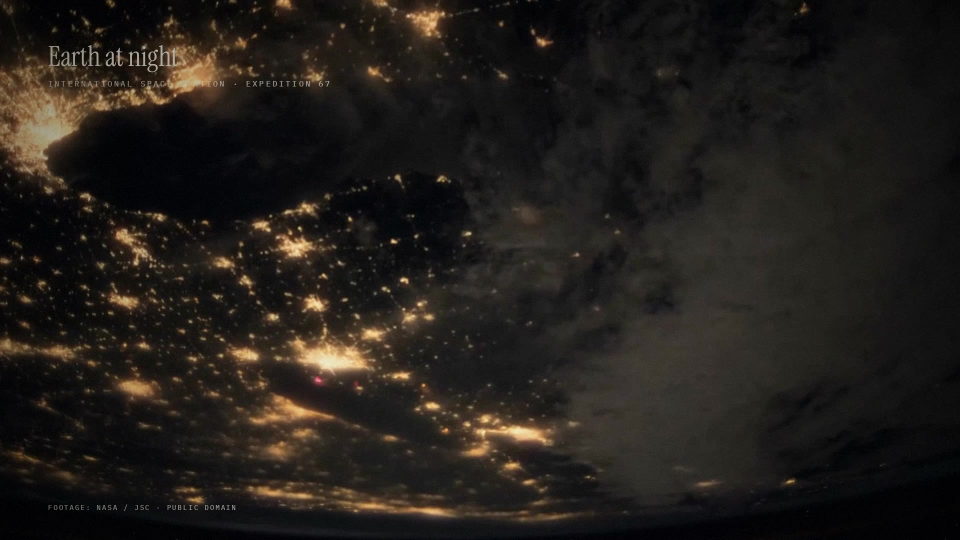
#> input picture renders/footage-lab/stills/t003.5.jpg, 1920 x 1080 px (shown at 1/2 size); its folder holds only this picture in this run
$ python density.py
#> lines starting #> are read from the running program, lines starting #| are printed output that depends on the picture; after the words box and inside, x2 and y2 are one past the last pixel; in counts of white or black regions, pixels touching at a corner belong together
#!/usr/bin/env python3
"""Density gate for the ep10 hero frames (hyperframes-engine-test.md §4.1/§12): edge density = share of pixels with a luma
gradient > 24 at 960x540 (target >= 6 %), colour bins = 3-bit-per-channel bins covering > 0.2 % of the frame (target >= 20),
plus bible §1.3 stats (mean L, mean S, red share and red components) and copies of the stills as moderate jpgs.
   python3 -I projects/notredame-lab/density.py [glob]   -> renders/notredame-lab/density.json"""
import json, os, sys, glob
import numpy as np
from PIL import Image
HERE = os.path.dirname(os.path.abspath(__file__)); ROOT = os.path.abspath(os.path.join(HERE, '../..'))
OUT = os.path.join(ROOT, 'renders/notredame-lab'); os.makedirs(OUT, exist_ok=True)
pat = sys.argv[1] if len(sys.argv) > 1 else os.path.join(HERE, 'out/stills/*.jpg')
def stats(f):
#> called with f = 'renders/footage-lab/stills/t003.5.jpg'
    im = Image.open(f).convert('RGB')
#> im is the input picture: PIL image 1920x1080 RGB; mean R, G, B 34.2, 30.2, 26.1
    a = np.asarray(im.convert('L').resize((960, 540)), dtype=np.float32)
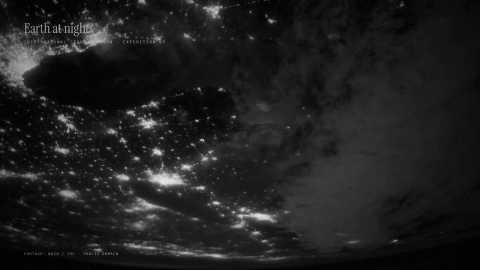
#> a: shape (540, 960) float32 (shown at 1/2 size); min 0, max 233, mean 30.9
    gx = np.abs(np.diff(a, axis=1))[:-1, :]; gy = np.abs(np.diff(a, axis=0))[:, :-1]
#> after `gx = np.abs(np.diff(a, axis=1))[:-1, :]`:
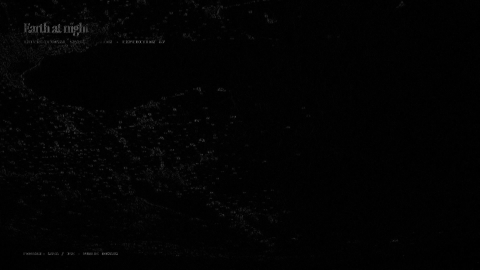
#> gx: shape (539, 959) float32 (shown at 1/2 size); min 0, max 134, mean 2.7
    edge = float((np.hypot(gx, gy) > 24).mean())
#> edge = 0.0303
    c = (np.asarray(im.resize((480, 270))).reshape(-1, 3) // 32).astype(np.int32)  # int: a uint8 key overflowed (R*64 wrapped) and merged bins
    _, n = np.unique(c[:, 0] * 64 + c[:, 1] * 8 + c[:, 2], return_counts=True)
#> n = 52 values, max 78354 at index 0, min 1 at index 19, mean 2492.3
    bins = int((n > c.shape[0] * 0.002).sum())
#> bins = 15
    rgb = np.asarray(im, dtype=np.float64) / 255
    L = float((0.2126 * rgb[..., 0] + 0.7152 * rgb[..., 1] + 0.0722 * rgb[..., 2]).mean())
#> L = 0.121
    mx, mn = rgb.max(-1), rgb.min(-1); S = float(np.where(mx > 0, (mx - mn) / np.maximum(mx, 1e-6), 0).mean())
#> after `mx, mn = (rgb.max(-1), rgb.min(-1))`:
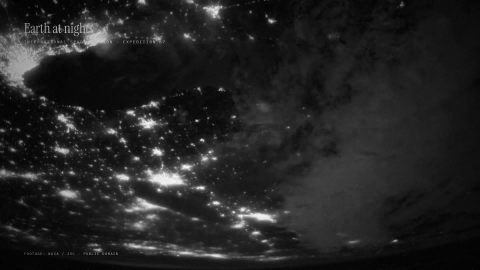
#> mx: shape (1080, 1920) float64 (shown at 1/4 size); min 0, max 1, mean 0.136
#> after `mx, mn = (rgb.max(-1), rgb.min(-1))`:
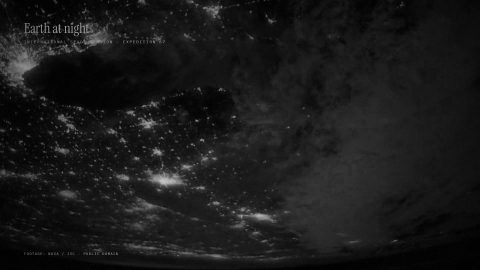
#> mn: shape (1080, 1920) float64 (shown at 1/4 size); min 0, max 0.78, mean 0.0998
#> after `S = float(np.where(mx > 0, (mx - mn) / np.maximum(mx, 1e-06), 0).mean(`: S = 0.217
    r8 = np.asarray(im, dtype=int); red = (r8[..., 0] > 170) & (r8[..., 1] < 90) & (r8[..., 2] < 90)
#> after `red = (r8[..., 0] > 170) & (r8[..., 1] < 90) & (r8[..., 2] < 90)`:
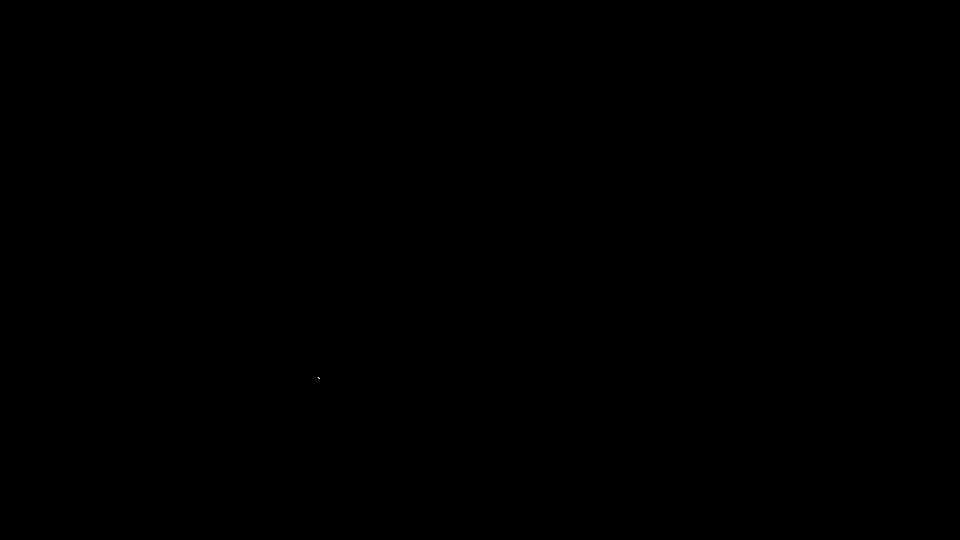
#> red: shape (1080, 1920) bool (shown at 1/2 size); 0% white in thin lines or dots, all inside (x1, y1, x2, y2) = (636, 755, 640, 758)
    # count red blobs (coarse: 8 px cells)
    h, w = red.shape; cells = red[:h // 8 * 8, :w // 8 * 8].reshape(h // 8, 8, w // 8, 8).mean((1, 3)) > 0.15
    from collections import deque
    seen = np.zeros_like(cells); comps = 0
    for (i, j) in zip(*np.nonzero(cells)):
        if seen[i, j]: continue
        comps += 1; q = deque([(i, j)]); seen[i, j] = True
        while q:
            y, x = q.popleft()
            for dy in (-2, -1, 0, 1, 2):
                for dx in (-2, -1, 0, 1, 2):
                    yy, xx = y + dy, x + dx
                    if 0 <= yy < cells.shape[0] and 0 <= xx < cells.shape[1] and cells[yy, xx] and not seen[yy, xx]: seen[yy, xx] = True; q.append((yy, xx))
#> this loop made 0 passes
#> after the loop, comps = 0
    return dict(edge_pct=round(edge * 100, 2), bins=bins, meanL=round(L, 3), meanS=round(S, 3), red_pct=round(100 * float(red.mean()), 2), red_blobs=comps,
                pass_=bool(edge >= 0.06 and bins >= 20))
R = {}
for f in sorted(glob.glob(pat)):
    k = os.path.basename(f)[:-4]; R[k] = stats(f)
    Image.open(f).convert('RGB').resize((1280, 720), Image.LANCZOS).save(os.path.join(OUT, k + '.jpg'), quality=86)
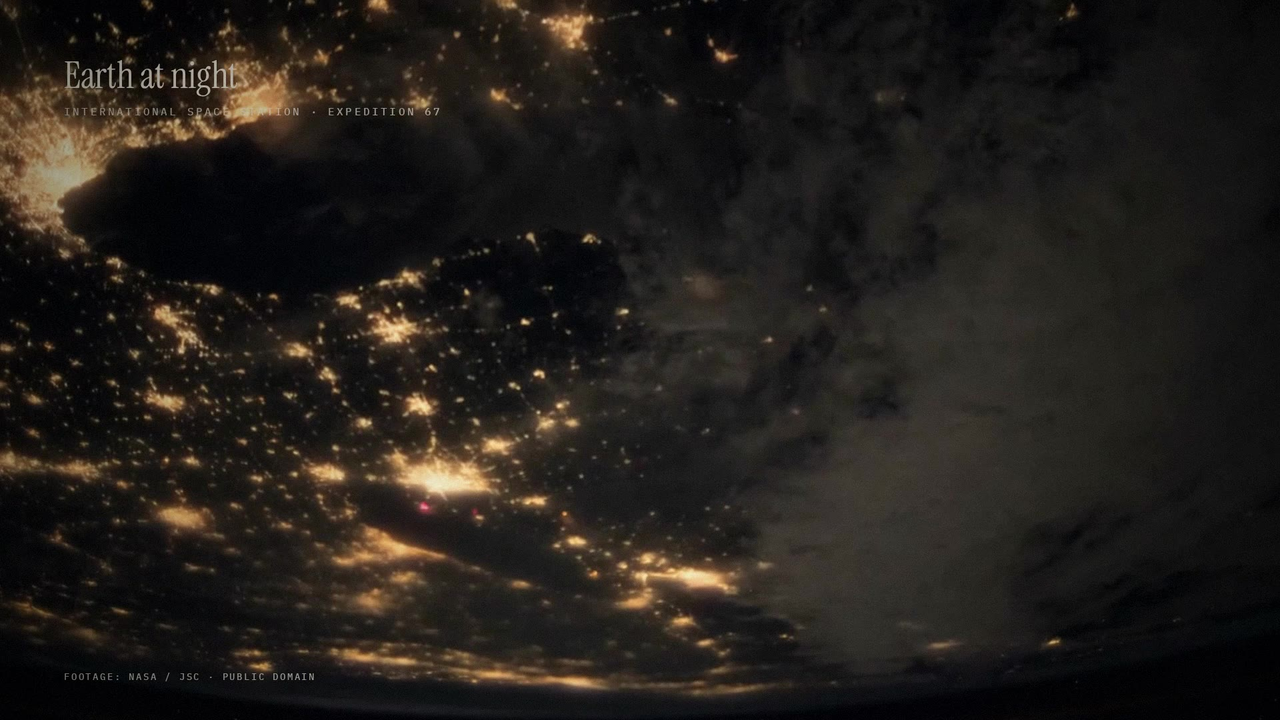
#> saved as t003.5.jpg: PIL image 1280x720 RGB; mean R, G, B 34.2, 30.2, 26.1
    print(f"{k:28s} edge {R[k]['edge_pct']:5.2f}%  bins {R[k]['bins']:3d}  L {R[k]['meanL']:.2f} S {R[k]['meanS']:.2f}  red {R[k]['red_pct']:.2f}% blobs {R[k]['red_blobs']}  {'PASS' if R[k]['pass_'] else 'fail'}")
#| t003.5                       edge  3.03%  bins  15  L 0.12 S 0.22  red 0.00% blobs 0  fail
old = {}
p = os.path.join(OUT, 'density.json')
if os.path.exists(p): old = json.load(open(p))
old.update(R); json.dump(old, open(p, 'w'), indent=1)

$ run again, on renders/footage-lab/stills/t028.5.jpg
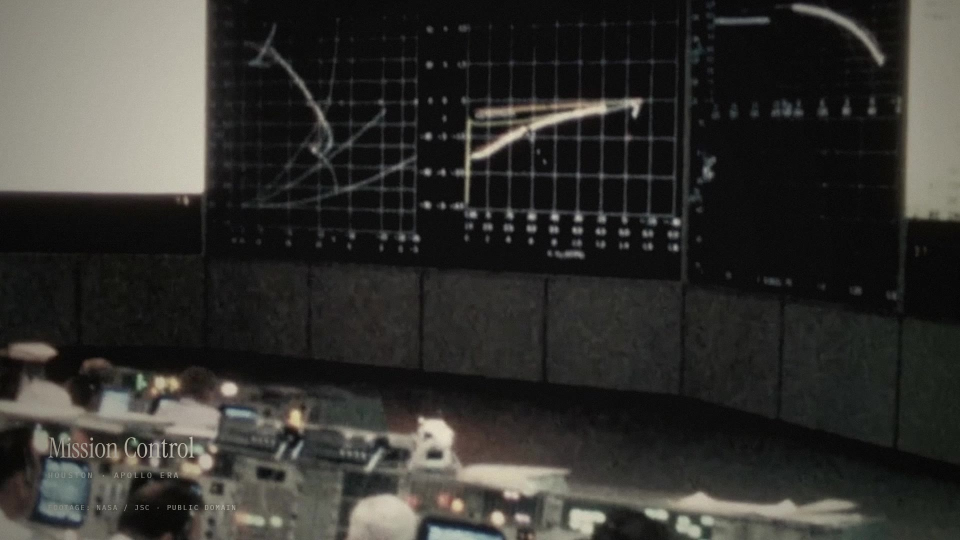
#> input picture renders/footage-lab/stills/t028.5.jpg, 1920 x 1080 px (shown at 1/2 size)
#> in stats, im is the input picture: PIL image 1920x1080 RGB; mean R, G, B 52.1, 51.3, 47.8
#> in stats, `a = np.asarray(im.convert('L').resize((960, 540)), dtype=np.float32)`:
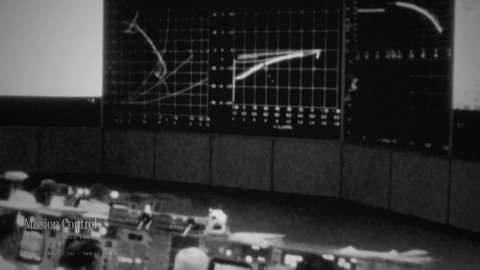
#> a: shape (540, 960) float32 (shown at 1/2 size); min 3, max 226, mean 51.2
#> in stats, `gx = np.abs(np.diff(a, axis=1))[:-1, :]`:
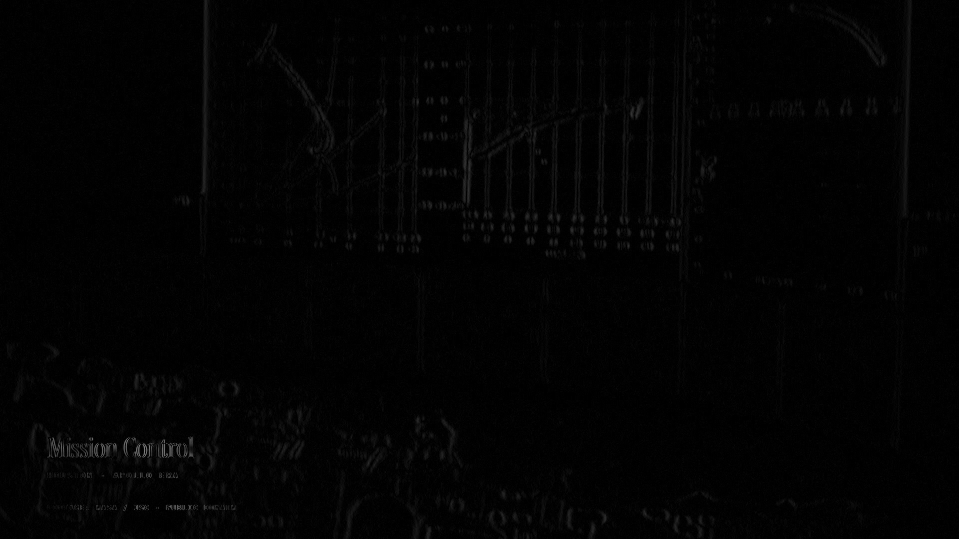
#> gx: shape (539, 959) float32; min 0, max 127, mean 2.8
#> edge = 0.0206
#> n = 48 values, max 65533 at index 0, min 1 at index 29, mean 2700
#> bins = 20
#> L = 0.201
#> S = 0.0773
#> red: shape (1080, 1920) bool; every value is 0
#> cells: shape (135, 240) bool; every value is 0
#> after the loop in stats, `for (i, j) in zip(*np.nonzero(cells)):`: comps = 0
#| t028.5                       edge  2.06%  bins  20  L 0.20 S 0.08  red 0.00% blobs 0  fail

$ run again, on renders/footage-lab/stills/t035.0.jpg
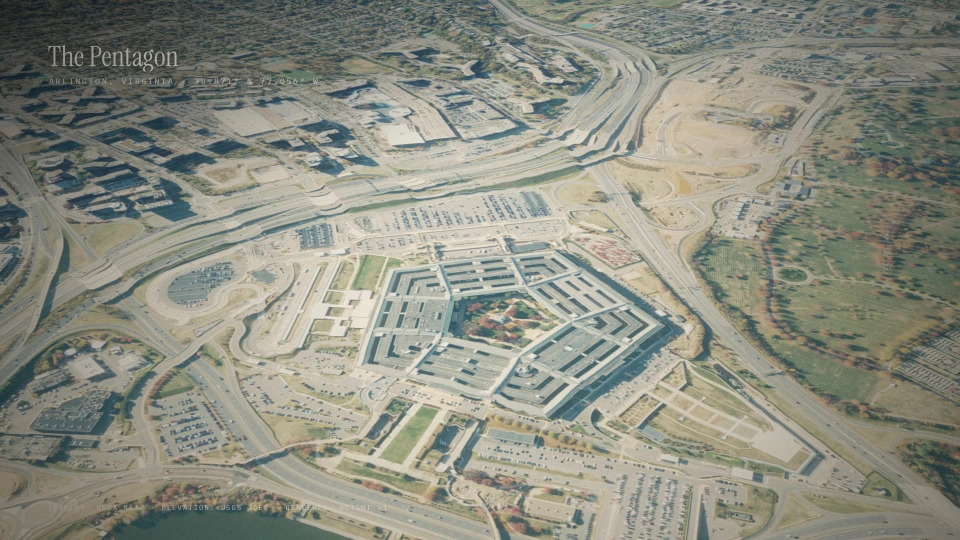
#> input picture renders/footage-lab/stills/t035.0.jpg, 1920 x 1080 px (shown at 1/2 size)
#> in stats, im is the input picture: PIL image 1920x1080 RGB; mean R, G, B 139.6, 141.2, 128.6
#> in stats, `gy = np.abs(np.diff(a, axis=0))[:, :-1]`:
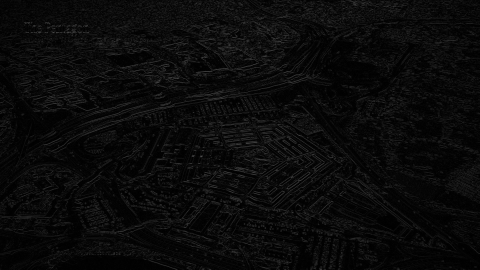
#> gy: shape (539, 959) float32 (shown at 1/2 size); min 0, max 103, mean 10.4
#> edge = 0.171
#> n = 58 values, max 18009 at index 23, min 1 at index 5, mean 2234.5
#> bins = 30
#> L = 0.549
#> S = 0.135
#> red: shape (1080, 1920) bool; every value is 0
#> cells: shape (135, 240) bool; every value is 0
#> after the loop in stats, `for (i, j) in zip(*np.nonzero(cells)):`: comps = 0
#> `Image.open(f).convert('RGB').resize((1280, 720), Image.LANCZOS).save(o..`:
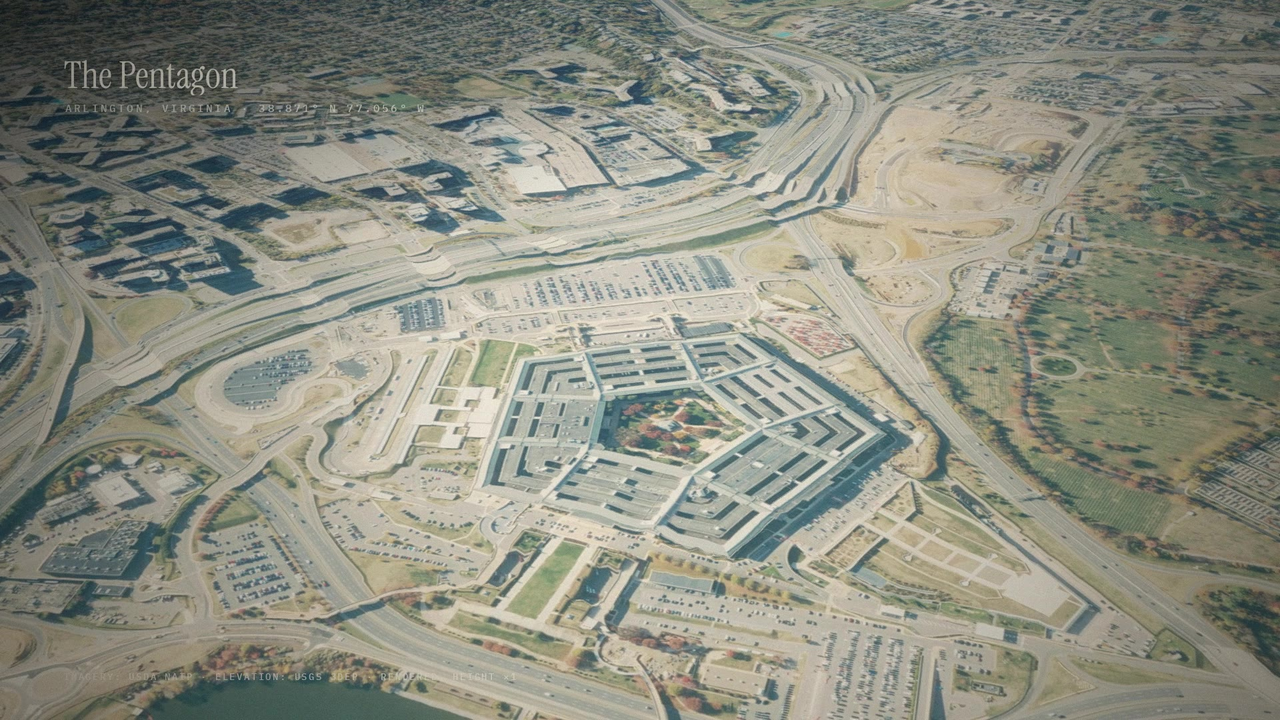
#> saved as t035.0.jpg: PIL image 1280x720 RGB; mean R, G, B 139.6, 141.2, 128.6
#| t035.0                       edge 17.09%  bins  30  L 0.55 S 0.14  red 0.00% blobs 0  PASS
